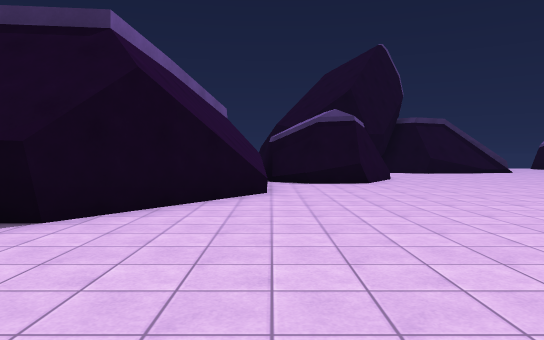
view 1 (above)

24 first-person views from a walk through a Unity game level. The camera is 1.4 m above the floor, tilts 2° down and sees 70° across. The floor is counted in squares, 2 m on a side. Each view is taken from the middle of a square. On the plan, view 1 faces up. The plan holds only what a view shows up to about 11 squares ahead; the rest is blank. The place goes on beyond the plan. Some animated figures are left out. Surface patterns are stand-ins for the level's own textures.

view 2
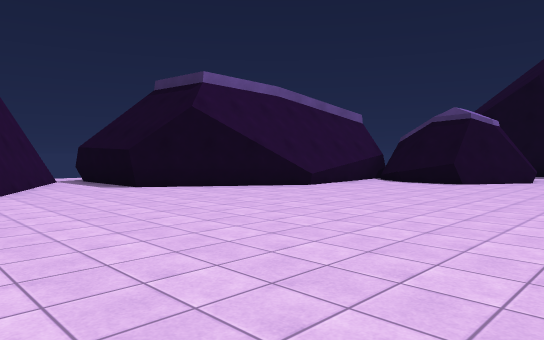

view 3
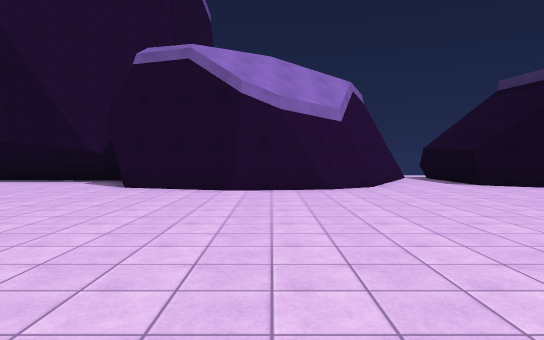

view 4
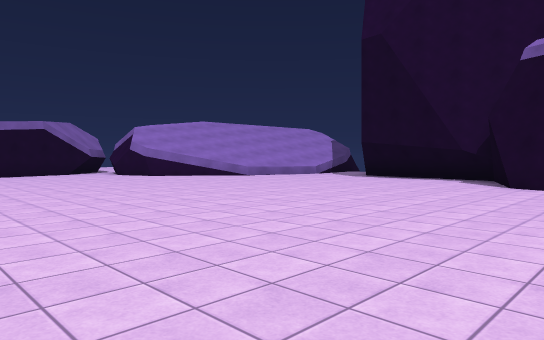

view 5
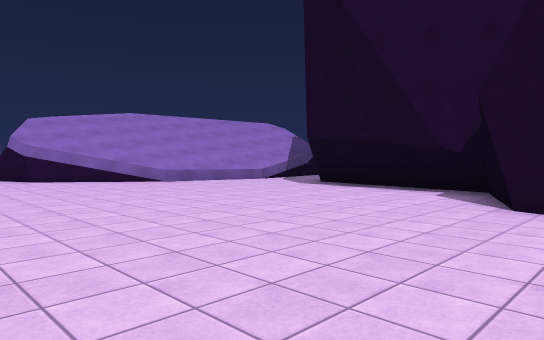

view 6
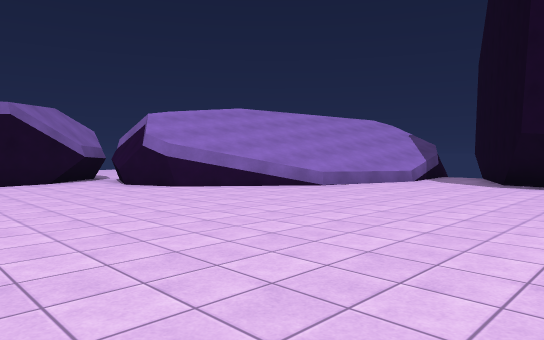

view 7
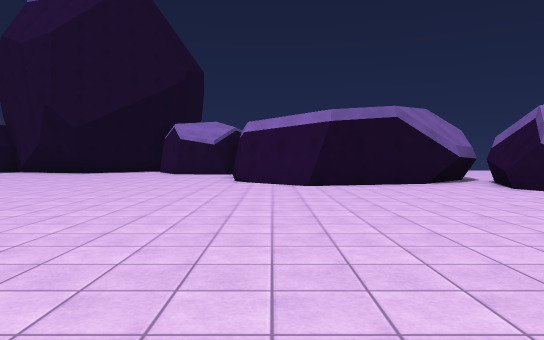

view 8
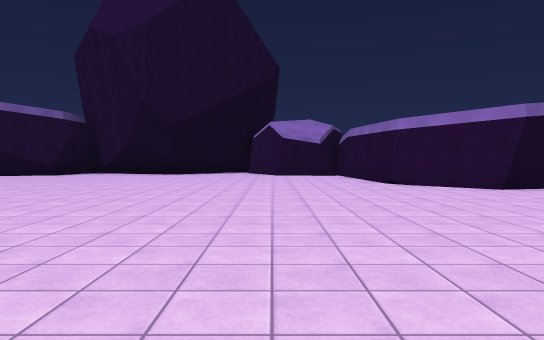

view 9
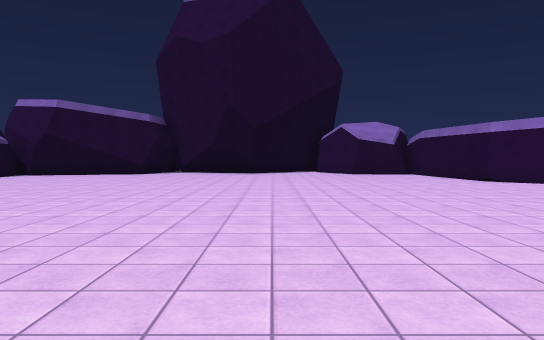

view 10
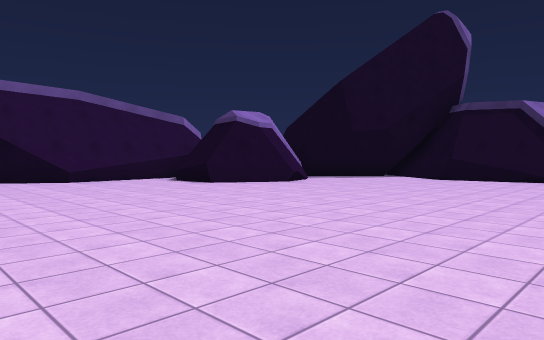

view 11
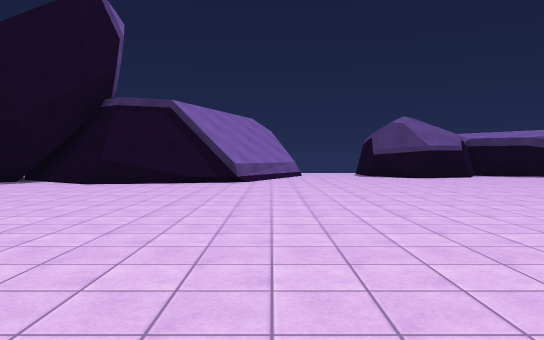

view 12
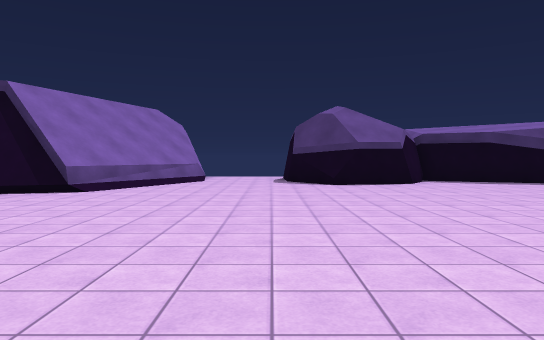

view 13
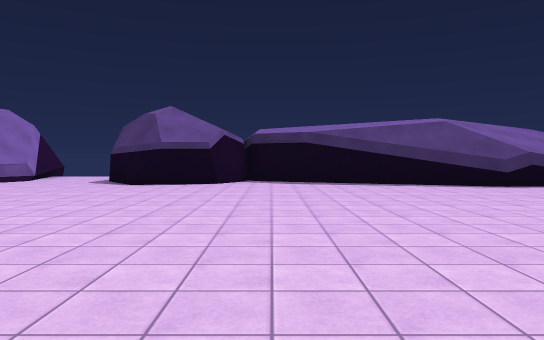

view 14
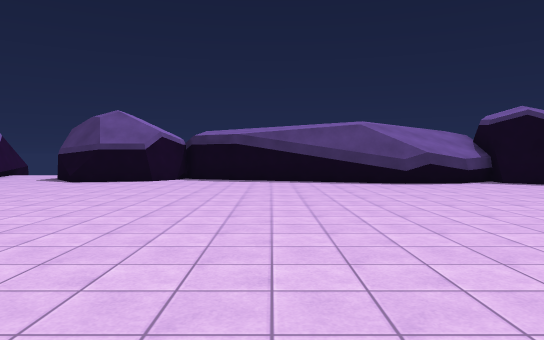

view 15
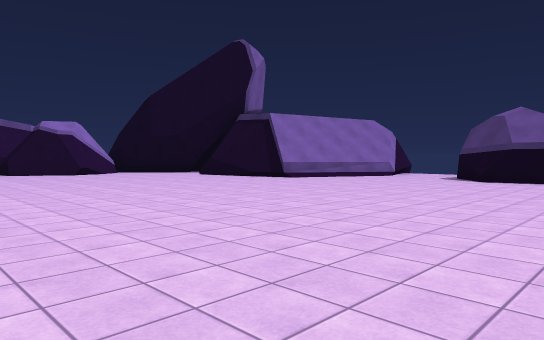

view 16
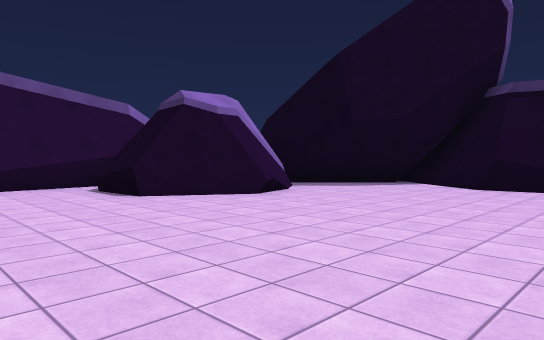

view 17
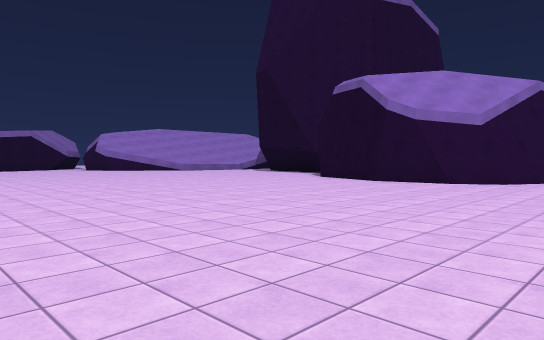

view 18
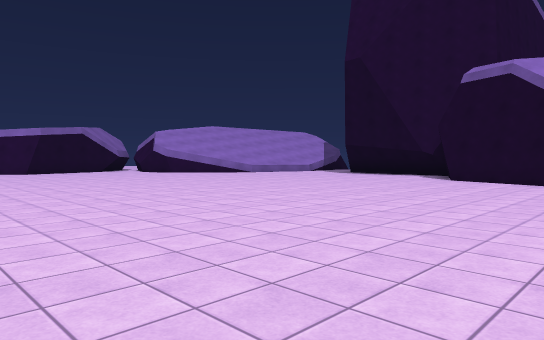

view 19
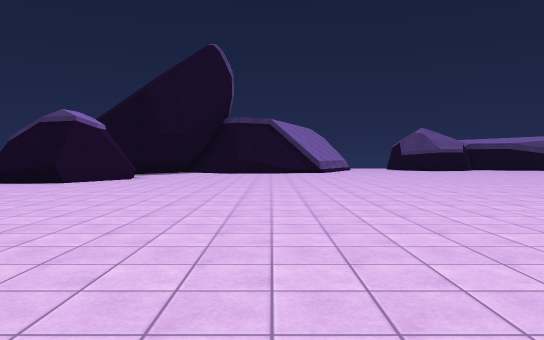

view 20
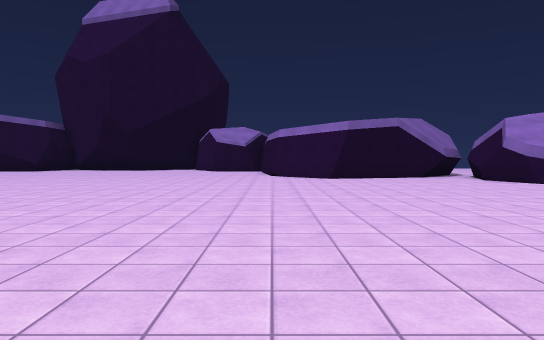

view 21
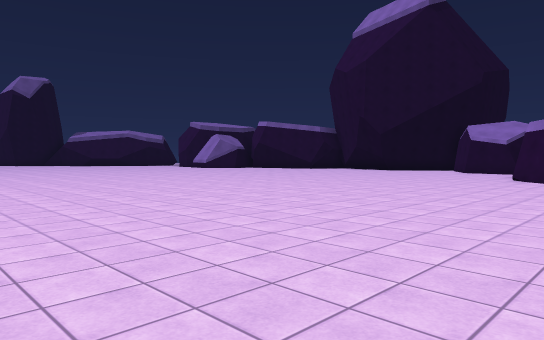

view 22
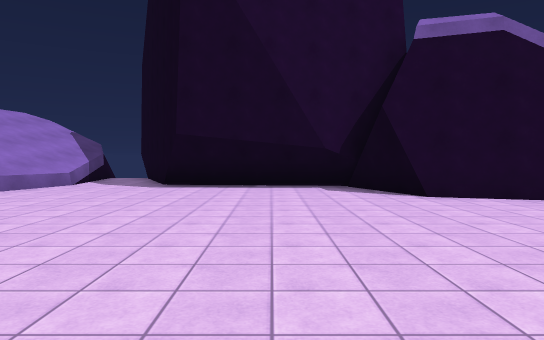

view 23
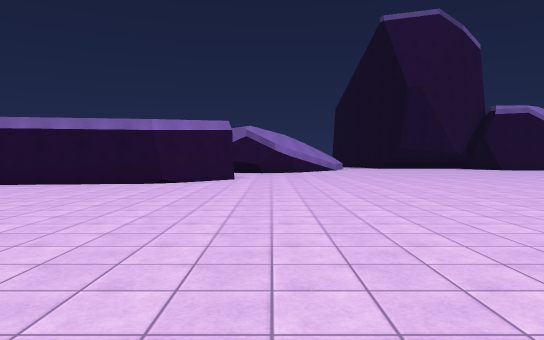

view 24
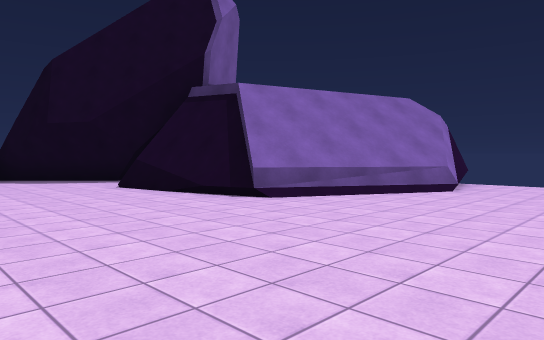

### Floor plan
Points are (right, up) in squares from view 1. A wall is a line through its corners. A room is listed if a view was taken in it or the views show most of it. See-through windows are left out.
Room 1 (views 1, 2, 3, 4, 5, 6, 7, 8, 9, 10, 11, 12, 13, 14, 15, 16, 17, 18, 19, 20, 21, 22, 23, 24)
walls: (2.4, 10.2) (1, 10.3) (0.1, 11.2); (-0.1, 7.4) (-2.5, 4) (-5.5, 3.9); (-3, 1.6) (-1.9, 0.9) (-1.3, -0.1) (-1, -1.8) (-1.9, -4.5) (-3.5, -5.2) (-3.3, -5.8); (3.7, 12.3) (2.5, 10.4) (0.9, 10.5); (3.3, 12.5) (3.3, 12); (-0.2, 10) (-0.4, 7); (6.2, -17.4) (7.9, -19) (8.1, -20.6); (10, 16.5) (9.3, 17); (8.5, 16.2) (6.5, 15.9) (4.9, 17); (2.6, 13.5) (3.6, 12.1); (-0.3, 11) (-0.1, 7.5); (-0.4, 11.1) (-0.6, 6.6); (9.9, 16.8) (7, 16); (9.7, 17) (6.5, 16.2) (5, 17.2) (2.1, 14.2); (2.4, 14) (2.6, 13.3); (-3.7, -9.2) (-5.6, -10.1); (-0.8, -13.5) (1.3, -15.2) (1.8, -16.5); (2.5, 14.5) (1.9, 14.3); (1.7, -16) (1.1, -18.6); (-5.6, 2.9) (-3.5, 1.8); (1.8, -16.6) (1.2, -18.4); (16.2, 18.7) (14.5, 19.7); (2, -18.2) (6, -17.2); (1.4, -19.1) (2.5, -17.9); (18.2, 20.1) (17.5, 19) (15.5, 18.6) (14.4, 19.9); (11.8, 21.4) (11.9, 20.3); (11.7, 21.5) (12, 20.5); (25.5, 18.1) (24.5, 18) (18.7, 20)
low walls: (2.4, 10.2) (1, 10.1); (-0.1, 8.1) (-0.1, 7.4); (1.4, 10.1) (0.9, 10.1) (0, 10.9); (2.8, 13.5) (3.7, 12.3); (6.3, 15.8) (4.5, 17) (2.1, 14.5); (10.5, 17.6) (10.1, 16.6) (8.2, 16.1); (-5.6, 3.1) (-1.9, 1.1); (1.8, -16.5) (1.6, -17.4); (15.8, 18.6) (15.1, 19); (12, 20.5) (11, 18.5); (-5.6, -12) (-4.5, -11.9) (-1.5, -12.8)

Positions as (right, up) in squares from view 1, and headings:
1: (0, 0), facing up
2: (6, 0), facing up-left
3: (7, -1), facing left
4: (8, -2), facing down-left
5: (4, -3), facing down-left
6: (6, -7), facing down-left
7: (7, -8), facing down
8: (11, -9), facing down
9: (14, -8), facing down
10: (11, 4), facing up-left
11: (11, 6), facing up
12: (14, 9), facing up
13: (19, 9), facing up
14: (21, 8), facing up
15: (19, 7), facing up-left
16: (9, 7), facing up-left
17: (9, 4), facing down-left
18: (10, 0), facing down-left
19: (8, 0), facing up
20: (8, -5), facing down
21: (5, -6), facing down-right
22: (5, -7), facing left
23: (18, -16), facing left
24: (15, 12), facing up-left
